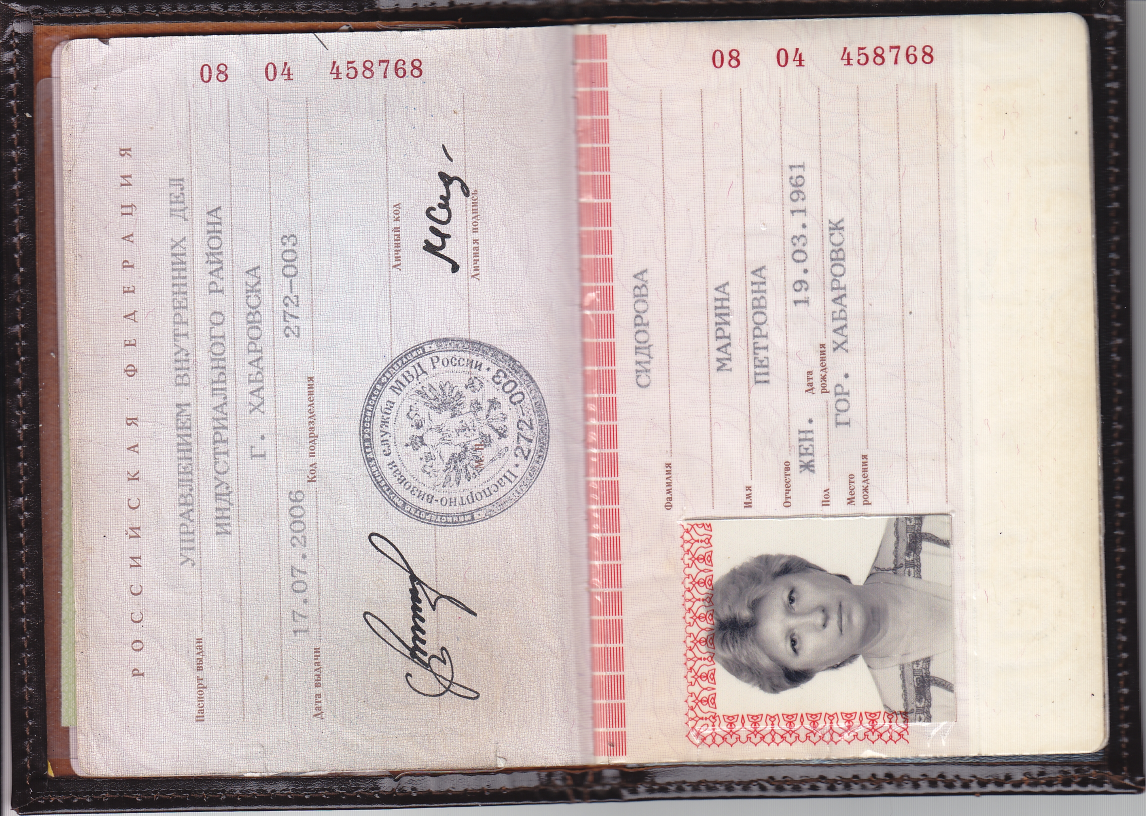
#> input picture media/images/2020-07-16_11-59-47_winscan_to_pdf_1.jpg, 2292 x 1632 px (shown at 1/2 size)
$ python -i services.py   (imports and definitions only)
#> lines starting #> are read from the running program, lines starting #| are printed output that depends on the picture
from mysite.settings import MEDIA_ROOT
import os
import cv2


def find_calibration(sizeX, sizeY, image, size, step=5):
    """
    SizeX, SizeY - размер области
    size - размер стороны квадрата в которых ищется калибровка
    """
    cord = []
    for i in range(0, sizeY, step):
        for j in range(0, sizeX, step):
            roi = image[i:i + size, j:j + size]
            if (step * step - cv2.countNonZero(roi)) / (step * step) * 100 > 85:
                cord.append((i, j))
    for i in cord:
        image[i[0]:i[0] + size, i[1]:i[1] + size] = size * [255]
    return image


def count_black_pix(img):
    path = os.path.abspath(os.path.join(MEDIA_ROOT, img.image.name))
    print(path)
    image = cv2.imread(path, 0)
    image = image[:image.shape[0] - 20, 80:]
    sizeX = image.shape[1]
    sizeY = image.shape[0]
    image = find_calibration(sizeX, sizeY, image, 10)
    res = {}
    tho_hour_size = 330
    for i in range(0, 6):
        res[(i, i + 1)] = round(((tho_hour_size * sizeX) - cv2.countNonZero(
            image[i * tho_hour_size:i * tho_hour_size + tho_hour_size, :])) / (tho_hour_size * sizeX) * 100, 2)
    res[(6, 8)] = round(((sizeX * sizeY) - cv2.countNonZero(image)) / (sizeX * sizeY) * 100, 2)
    return res

>>> import cv2
>>> picture = cv2.imread('../../media/images/2020-07-16_11-59-47_winscan_to_pdf_1.jpg', cv2.IMREAD_GRAYSCALE)
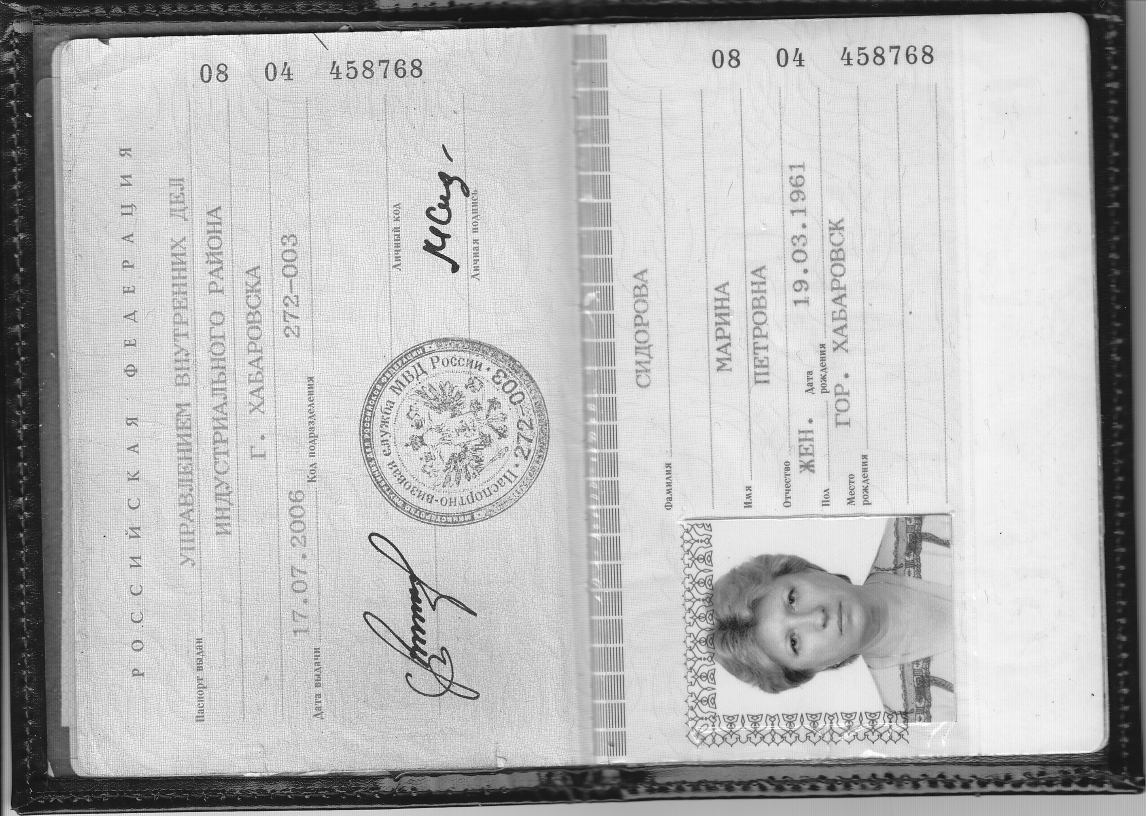
#> picture: shape (1632, 2292) (shown at 1/2 size); min 0, max 255, mean 184.9
#> (the run stopped early here; a loop or call above may not have finished)

$ run again, on media/images/IMG_20201231_180312.jpg
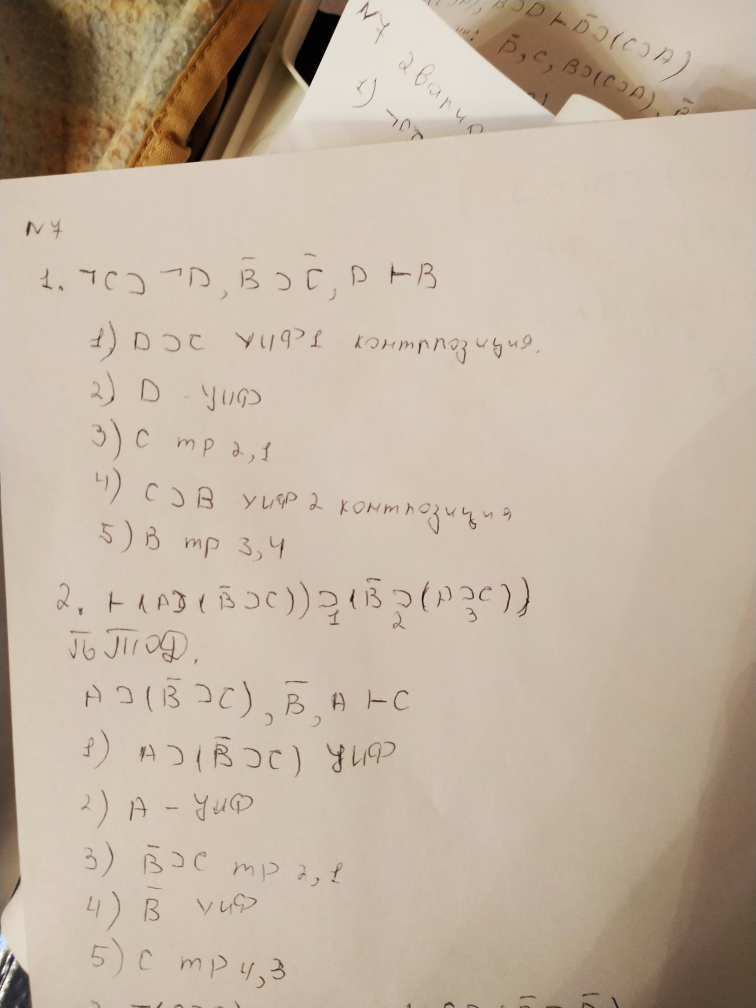
#> input picture media/images/IMG_20201231_180312.jpg, 3024 x 4032 px (shown at 1/4 size)
#> `picture = cv2.imread('../../media/images/2020-07-16_11-59-47_winscan_t..`:
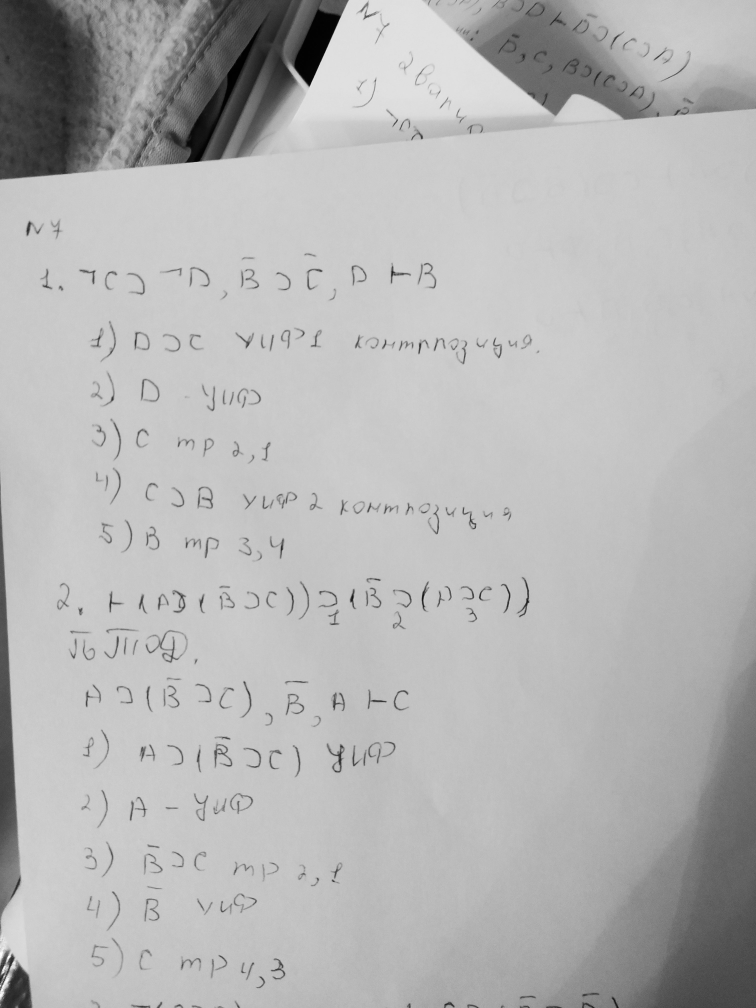
#> picture: shape (4032, 3024) (shown at 1/4 size); min 0, max 255, mean 181.1
